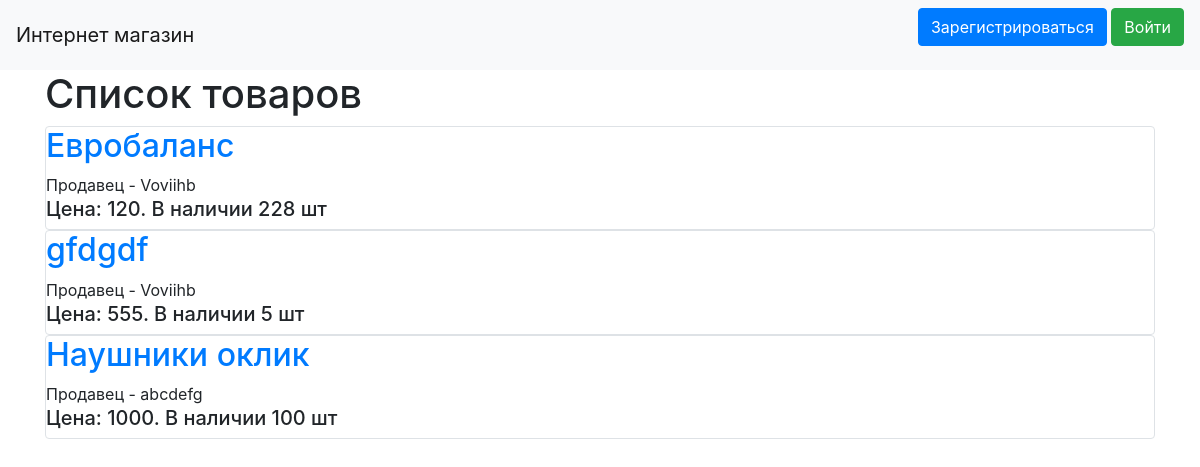
The app's page /main with its own data.
### data/products.py (models this page shows, shortened)
class Products(SqlAlchemyBase):
    __tablename__ = 'products'
    id = sqlalchemy.Column(sqlalchemy.Integer, primary_key=True, autoincrement=True)
    title = sqlalchemy.Column(sqlalchemy.String, nullable=True)
    quantity = sqlalchemy.Column(sqlalchemy.Integer, nullable=True)
    price = sqlalchemy.Column(sqlalchemy.Integer, nullable=True)
    description = sqlalchemy.Column(sqlalchemy.String, nullable=True)
    category = sqlalchemy.Column(sqlalchemy.String, nullable=True)
    user_id = sqlalchemy.Column(sqlalchemy.Integer, sqlalchemy.ForeignKey("users.id"))
    user = orm.relationship('User', foreign_keys="Products.user_id", backref="products")

### data/users.py (models this page shows, shortened)
class User(SqlAlchemyBase, UserMixin):
    __tablename__ = 'users'
    id = sqlalchemy.Column(sqlalchemy.Integer, primary_key=True, autoincrement=True)
    name = sqlalchemy.Column(sqlalchemy.String, nullable=True)
    about = sqlalchemy.Column(sqlalchemy.String, nullable=True)
    email = sqlalchemy.Column(sqlalchemy.String, index=True, unique=True, nullable=True)
    role = sqlalchemy.Column(sqlalchemy.Integer)
    hashed_password = sqlalchemy.Column(sqlalchemy.String, nullable=True)
    cart = sqlalchemy.Column(sqlalchemy.String, default="{}")
    created_date = sqlalchemy.Column(sqlalchemy.DateTime, default=datetime.datetime.now)

### main.py (the view)
@app.route("/")
@app.route("/main")
def index():
    db_sess = db_session.create_session()
    products = db_sess.query(Products)
    return render_template("index.html", products=products)

### data/db_session.py (called while the page is built)
def create_session() -> Session:
    global __factory
    return __factory()

### templates/index.html (shortened to what this page needs)
{% extends "base.html" %}
{% block content %}
    <h1>Список товаров</h1>
    {% for item in products %}
        <div class="col-md6 border rounded">
            <h2><a href="/product/{{item.id}}">{{item.title}}</a></h2>
            <div>
                Продавец - {{ item.user.name }}
            </div>
            <div>
                <h5>Цена: {{ item.price }}. В наличии {{ item.quantity }} шт</h5>
            </div>
        </div>
    {% endfor %}
{% endblock %}

### templates/base.html (shortened to what this page needs)
<!doctype html>
<html lang="en">
<head>
    <link rel="stylesheet" href="https://stackpath.bootstrapcdn.com/bootstrap/4.4.1/css/bootstrap.min.css">
</head>
  <body>
    <header>
        <nav class="navbar navbar-light bg-light">
        <a class="navbar-brand" href="#">Интернет магазин</a>
        {% if current_user.is_authenticated %}
            <a class="navbar-brand" href="/logout">{{ current_user.name }} выход</a>
        {% else %}
            <p>
                <a class="btn btn-primary " href="/register">Зарегистрироваться</a>
                <a class="btn btn-success" href="/login">Войти</a>
            </p>
        {% endif %}
    </nav>
    </header>
    <main role="main" class="container">
        {% block content %}{% endblock %}
    </main>
  </body>
</html>

### records on screen
Products: title "Евробаланс", user.name "Voviihb", price "120", quantity "228"
Products: title "gfdgdf", user.name "Voviihb", price "555", quantity "5"
Products: title "Наушники оклик", user.name "abcdefg", price "1000", quantity "100"
